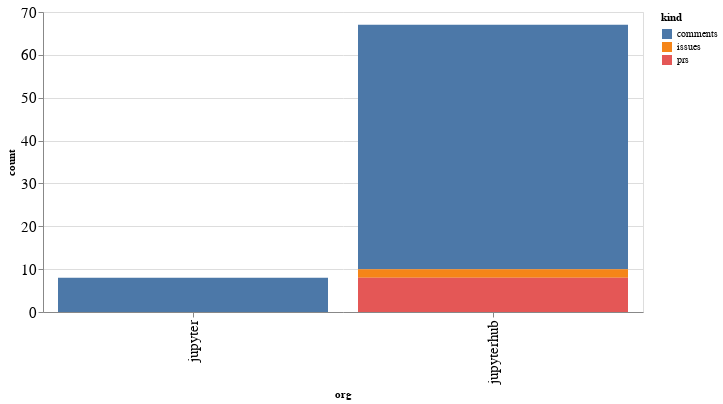

The code cell stored with this chart in its notebook:
### Code cell
alt.Chart(org_summaries, width=600).mark_bar().encode(
    x='org',
    y='count',
    color='kind',
    tooltip="org"
)

### Figure 1 — Vega-Lite specification as saved in the notebook (floating-point values rounded to 4 significant figures)
{"config": {"axisLeft": {"labelFontSize": 15}, "axisBottom": {"labelFontSize": 15}}, "data": {"name": "data-cd0f7647572d73153c13277fd21d856f"}, "mark": "bar", "encoding": {"color": {"type": "nominal", "field": "kind"}, "tooltip": {"type": "nominal", "field": "org"}, "x": {"type": "nominal", "field": "org"}, "y": {"type": "quantitative", "field": "count"}}, "width": 600, "$schema": "https://vega.github.io/schema/vega-lite/v4.8.1.json", "datasets": {"data-cd0f7647572d73153c13277fd21d856f": [{"org": "jupyter", "kind": "comments", "count": 8}, {"org": "jupyterhub", "kind": "comments", "count": 57}, {"org": "jupyterhub", "kind": "issues", "count": 2}, {"org": "jupyterhub", "kind": "prs", "count": 8}]}}
